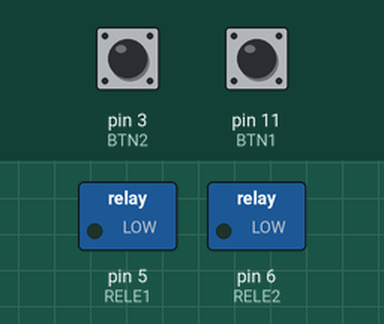
Simulated run of this sketch. Board: Arduino Uno, built with avr-gcc and run on an emulated ATmega328P. On the bench: switched loads named in the sketch (green lamp = pin HIGH). The inputs (shaded band) are chosen by the test bench; at power-on: pin 3 (BTN2) LOW, pin 11 (BTN1) LOW.

Above: at 1.2 s.
1.3 s: pin 3 (BTN2) pulled HIGH for 0.15 s
At 1.9 s:
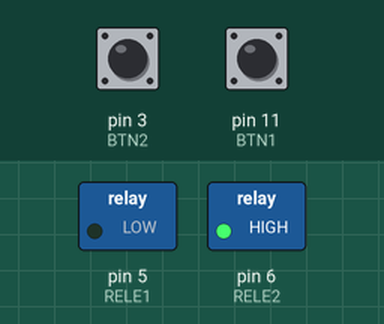
2.9 s: pin 11 (BTN1) pulled HIGH for 0.15 s
At 3.2 s:
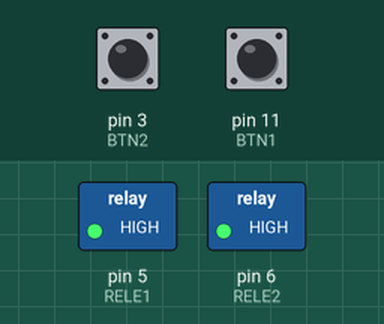
4.5 s: pin 3 (BTN2) pulled HIGH for 1 s
At 5.6 s:
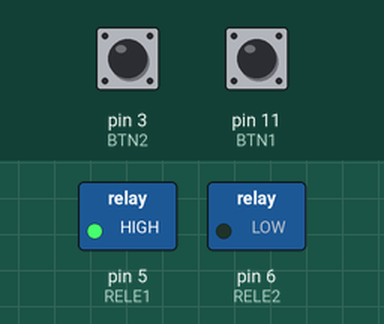
7.0 s: pin 3 (BTN2) pulled HIGH for 3.2 s
At 7.5 s:
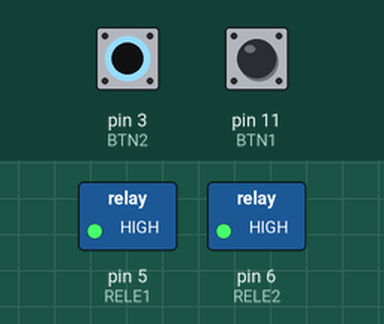
11.7 s: pin 11 (BTN1) pulled HIGH for 1 s
At 12.3 s:
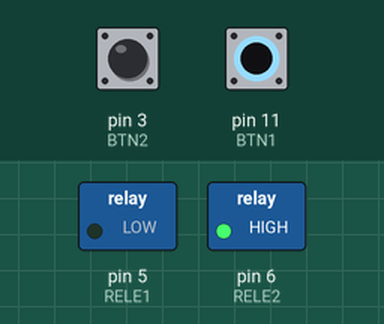
Timing chart, 0 to 14.7 s (numbered marks = the images above; inputs shaded):
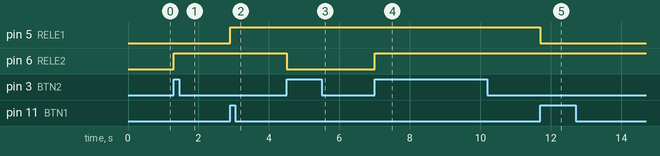

The sketch:

RS_RELES.ino
```cpp
int RELE2=6;
int RELE1=5;
int BTN2=3;
int BTN1=11;
int VALBTN1=0;
int ANTBTN1=0;
int ESTADORELE=0;
int VALBTN2=0;
int ANTBTN2=0;
int ESTADORELE2=0;


void setup() {
  pinMode(RELE2,OUTPUT);
  pinMode(RELE1,OUTPUT);
  pinMode(BTN1, INPUT);
  pinMode(BTN2, INPUT);

}

void loop() {

/////////////////////////////////////////////////////RELE1///////////////////////////////////

  VALBTN1=digitalRead(BTN1);

  if((VALBTN1==HIGH) && (ANTBTN1==LOW)){ ///////Despues del primer if el valor de ESTADORELE ES 1
    ESTADORELE=1-ESTADORELE;             ///////y cuando vuelve a correr el bucle es 1-1
  }
    ANTBTN1 = VALBTN1;

  if(ESTADORELE==1){
    digitalWrite(RELE1,HIGH);
  }else{
    digitalWrite(RELE1,LOW);
  }

//////////////////////////////////////////////////////////RELE2/////////////////////////////////////////

  VALBTN2=digitalRead(BTN2);

  if((VALBTN2==HIGH) && (ANTBTN2==LOW)){ ///////Despues del primer if el valor de ESTADORELE ES 1
    ESTADORELE2=1-ESTADORELE2;             ///////y cuando vuelve a correr el bucle es 1-1
  }
    ANTBTN2 = VALBTN2;

  if(ESTADORELE2==1){
    digitalWrite(RELE2,HIGH);
  }else{
    digitalWrite(RELE2,LOW);
  }
}
```

Measured:
- after the input at 1.3 s, pin 6 (RELE2): LOW → HIGH at once
- after the input at 2.9 s, pin 5 (RELE1): LOW → HIGH at once
- after the input at 4.5 s, pin 6 (RELE2): HIGH → LOW at once
- after the input at 7.0 s, pin 6 (RELE2): LOW → HIGH at once
- after the input at 11.7 s, pin 5 (RELE1): HIGH → LOW at once
